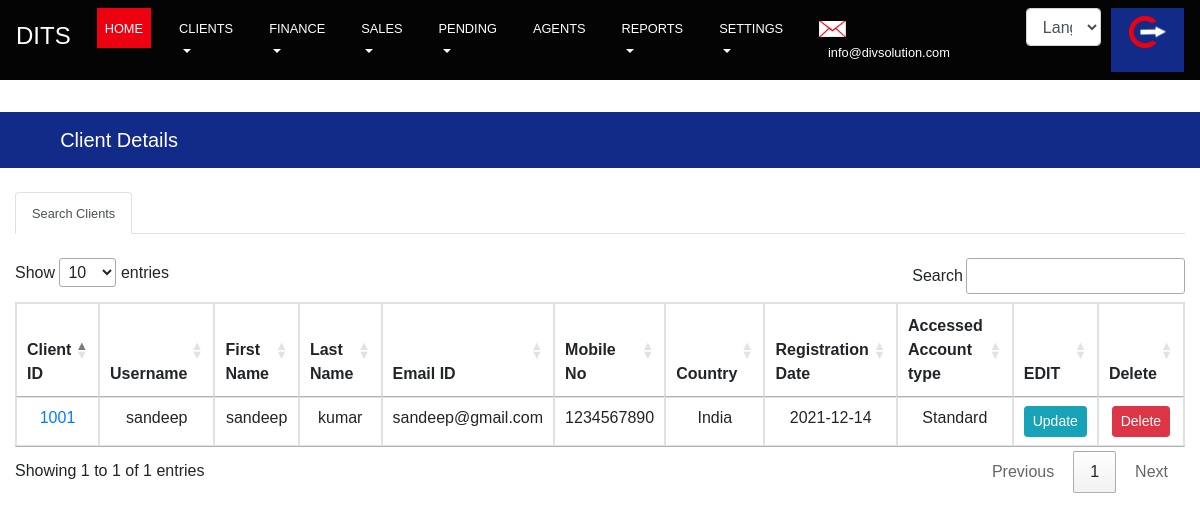
The app's page /dashboard/client (signed in) with its own data.
### sportapp/models.py (models this page shows, shortened)
class Register(BaseModel):
    user=models.OneToOneField(User,on_delete=models.CASCADE)
    client_id = models.BigIntegerField(default=1001, unique=True)
    fname = models.CharField(max_length=100)
    lname = models.CharField(max_length=100)
    uname = models.CharField(max_length=100)
    dob = models.DateField(max_length=8)
    verify = models.BooleanField(default=False)
    email = models.CharField(max_length=50, unique=True)
    mob = models.CharField(max_length=13)
    pwd1 = models.CharField(max_length=100)
    pwd2 = models.CharField(max_length=100)
    country = models.CharField(max_length=100)
    address  = models.CharField(max_length=100)
    pincode = models.IntegerField(null=True,blank=True)
    secondaryemail=models.CharField(max_length=100,null=True,blank=True,default=None)
    reasonsecondaryemail=models.CharField(max_length=500,null=True,blank=True)
    city = models.CharField(max_length=50,null=True,blank=True,default=None)
    state  = models.CharField(max_length=100,null=True,blank=True,default=None)
    sque = models.ForeignKey('dashboard.Securityque', null=True,blank=True,default=None, on_delete=models.CASCADE)
    sans = models.CharField(max_length=100,null=True, blank=True)
    client_ib = models.CharField(max_length=100, null=True, blank=True)
    acc_type = models.ManyToManyField('dashboard.Addaccounttype')
    acc_limit = models.IntegerField(default=4)
    demo_acc_limit = models.IntegerField(default=2)

### dashboard/views.py (the view)
# urls.py: path('client',views.client, name='client'),
@login_required(login_url='admin_login')
def client(request):
    reg_users = Register.objects.all()
    return render(request,'dashboard/temp/crm_client_detail.html', {'reg_users': reg_users})

### common/models.py (called while the page is built)
    def get_queryset(self):
        return SoftDeletionQuerySet(self.model).filter(object_status=ObjectStatusChoices.ACTIVE)

### sport/custom_processors.py (called while the page is built, shortened)
def custom_date_filter(request):
    user=None
    document = None
    wallet=None
    dob_year = None
    dob_month = None
    dob_date = None
    year_val = None
    month_val = None
    date_val = None
    try:
        user_id = request.GET.get('u_id')
    except:
        pass
    if user_id:
        user = Register.objects.get(user=user_id)
        document = Uploaddocument.objects.filter(user=user_id)
        wallet = UserWallet.objects.get(user=user_id)
    return {
        'custom_date_choice': CustomDateFilter.CHOICES,
        'document':document,
        'wallet':wallet,
        'dob_year':dob_year,
        'dob_month':dob_month,
        'dob_date':dob_date,
        'added_on_year_val': year_val,
        'added_on_month_val': month_val,
        'added_on_date_val': date_val,
        }

def ib_wallet(request):
    url = 'http://ib-portal.hnxinluan.cn/api/v1/ib_users'
    req = requests.get(url)
    req_json = req.json()
    ib_id = 0
    ib_user = ''
    detail_api = f'http://ib-portal.hnxinluan.cn/api/v1/get_commission/{ib_id}'
    req = requests.get(detail_api)
    req_json = req.json()
    if req_json['commission']:
        wallet = req_json['commission'][0]['wallet']
        if not wallet:
            wallet = 0.00
    else:
        wallet = 0.00
    return {
        'ib_wallet': wallet,
        'ib_user':ib_user,
    }

### templates/dashboard/temp/crm_client_detail.html (shortened to what this page needs)
{% extends 'dashboard/temp/crm_index.html' %} {% load i18n %} {% load static %} {% block content %}
<div class="section-heading row mt-3">
    <div class="col-lg-12 col-md-12 py-2 bg-primary">
        <h5 class="f1 text-white pt-2 pl-4"><i class="fas fa-user" aria-hidden="true"></i>&nbsp;{% trans "Client Details" %}</h5>
    </div>
</div>
<br>
<div class="section-filter ">
    <ul class="nav nav-tabs" id="myTab" role="tablist">
        <li class="nav-item">
          <a class="nav-link active" id="home-tab" data-toggle="tab" href="#home" role="tab" aria-controls="home" aria-selected="true"><small>Search Clients</small> </a>
        </li>
      </ul>
</div>
<div class="section-client-detail-table mt-4">
    <form method="POST">
        {% csrf_token %}
        <table class="table table-bordered table-sm table-responsive" id="table_id">
            <thead>
                <tr>
                    <th>{% trans "Client ID" %}</th>
                    <th>{% trans "Username" %}</th>
                    <th>{% trans "First Name" %}</th>
                    <th>{% trans "Last Name" %}</th>
                    <th>{% trans "Email ID" %}</th>
                    <th>{% trans "Mobile No" %}</th>
                    <th>{% trans "Country" %}</th>
                    <th>{% trans "Registration Date" %}</th>
                    <th>{% trans "Accessed Account type" %}</th>
                    <th>{% trans "EDIT" %}</th>
                    <th>{% trans "Delete" %}</th>
                </tr>
            </thead>
            {% for reg in reg_users %}
            <tr>
                <td>
                    <a href="{% url 'trans_history' %}?u_id={{ reg.user.id }}">{{reg.client_id}}</a>
                </td>
                <td>{{reg.uname}}</td>
                <td>{{reg.fname}}</td>
                <td>{{reg.lname}}</td>
                <td>{{reg.email}}</td>
                <td>{{reg.mob}}</td>
                <td>{{reg.country}}</td>
                <td>{{reg.added_on|date:"Y-m-d" }}</td>
                {% if reg.acc_type.all %}
                <td>
                    {% for acc in reg.acc_type.all %}
                    <li style="list-style-type: none;">{{acc}},</li>
                    {% endfor %}
                </td>
                {% else %}
                <td>Standard</td>
                {% endif %}
                <td><a type='button' class='btn btn-info btn-sm' href="{% url 'client_update' reg.user.id %}">{% trans "Update" %}</a>
                </td>
                <td><a type='button' class='btn btn-danger btn-sm'
                        href="{% url 'client_delete' reg.user.id %}">{% trans "Delete" %}</a></td>
            </tr>
            {% endfor %}
        </table>
    </form>
</div>
<link rel="stylesheet" href="https://cdn.datatables.net/1.10.4/css/jquery.dataTables.min.css">
{% endblock %}

### templates/dashboard/temp/crm_index.html (style rules this page uses)
* { font-family: 'Lucida Sans', 'Lucida Sans Regular', 'Lucida Grande', 'Lucida Sans Unicode', Geneva, Verdana, sans-serif; }
.active { background-color: #ED0010; }
.fas { color: #ED0010; }
.bg-primary { background-color: #122b88 !important; border-color: #122b88 !important; color: white; }

### templates/dashboard/temp/crm_client_detail.html (style rules this page uses)
th, td { text-align: center; }

### records on screen
Register: client_id "1001", uname "sandeep", fname "sandeep", lname "kumar", email "sandeep@gmail.com", mob "1234567890", country "India", added_on "2021-12-14", shows "Standard"
